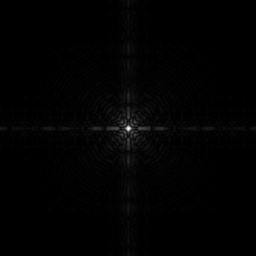
#> input picture Fig0305(a)(DFT_no_log).tif, 256 x 256 px
$ python laplacian.py   (older library calls are emulated)
#> lines starting #> are read from the running program, lines starting #| are printed output that depends on the picture
import cv2
import numpy as np

img = cv2.imread("Fig0305(a)(DFT_no_log).tif")
#> img is the input picture: shape (256, 256, 3); min 0, max 255, mean 2.1

laplacian = cv2.Laplacian(img, cv2.CV_64F)
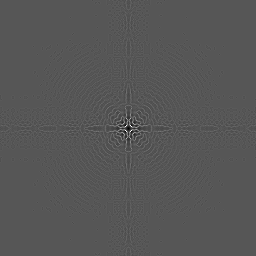
#> laplacian: shape (256, 256, 3) float64; min -106, max 206, mean 0; drawn with min black and max white
laplacian_abs = cv2.convertScaleAbs(laplacian)

cv2.imshow("original", img)
cv2.imshow("laplacian", laplacian_abs)
cv2.waitKey(0)
cv2.destroyAllWindows()
